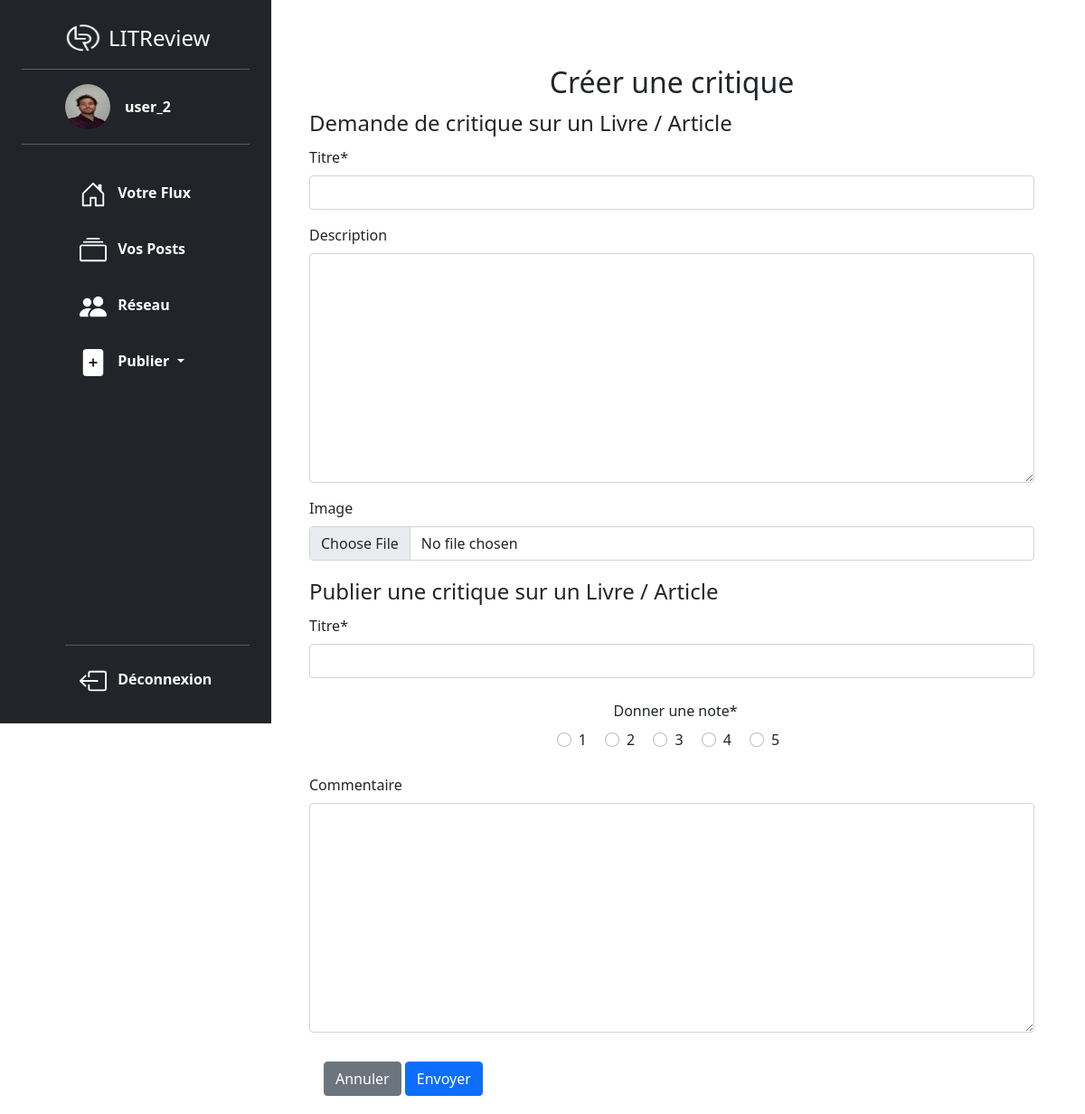
Page /post/review/create/ (signed in) on the committed database.
### authentication/models.py (models this page shows, shortened)
class User(AbstractUser):
    SUBSCRIBER = "SUBSCRIBER"
    profil_photo = models.ImageField(verbose_name="Photo de profil")
    following = models.ManyToManyField(
        "self",
        through=UserFollows,
        symmetrical=False,
        related_name="followers",
    )

### post/views.py (the view, shortened to what this page needs)
# urls.py: path("review/create/", views.create_review, name="create_review"),
@login_required
def create_review(request):
    ticket_form = forms.TicketForm()
    photo_form = forms.PhotoForm()
    review_form = forms.ReviewForm()
    my_forms = [ticket_form, photo_form, review_form]
    context = {"forms": my_forms}
    return render(request, "post/create_review.html", context=context)

### post/templates/post/create_review.html (shortened to what this page needs)
{% extends 'base.html' %}
{% load crispy_forms_tags %}
{% block content %}
<div class="container" style="max-width:850px">
    <form method="post" enctype="multipart/form-data">
        <h2 class="text-center">Créer une critique</h2>
        {% for form in forms %}
            {% crispy form %}
        {% endfor %}
        <div class="m-3">
            <a class="btn btn-secondary" href="{% url 'home' %}" role="button">Annuler</a>
            <button class="btn btn-primary" type="submit">Envoyer</button>
        </div>
    </form>
</div>
{% endblock content %}

### templates/partials/sidebar.html (shortened to what this page needs)
{% load static %}
{% if user.is_authenticated %}
  <div class="d-flex flex-column flex-shrink-0 p-4 text-white bg-dark vh-100 position-fixed w-25">
    <a href="/" class="d-flex align-items-center mb-3 mb-md-0 me-md-auto  text-white text-decoration-none ps-md-2 ps-xl-5">
      <img src="{% static 'images/logo_litreview.png'%}" class="bi me-2" width="40" height="32">
      <span class="fs-4">LITReview</span>
    </a>
    <div class="profil">
      <a href="{% url 'profile_view'%}" class="d-flex align-items-center text-white text-decoration-none ps-md-0 ps-xl-5" >
        {% if user.profil_photo %}
        <img src="{{ user.profil_photo.url }}" alt="{{user.username}}" width="50" height="50" class="rounded-circle me-3">
        {% else %}
        <img src="{% static 'images/default_profile.png'%}" alt="{{user.username}}" width="50" height="50" class="rounded-circle me-2">
        {% endif %}
        <strong>{{user.username}}</strong>
      </a>
    </div>
    <ul class="nav nav-pills flex-column mb-auto ps-md-0 ps-xl-5 h-100">
      <li class="nav-item pt-3">
        <a href="{% url 'home' %}" class="nav-link text-white" aria-current="page">
          <svg class="bi me-2 " width="30" height="30" fill="white"><use xlink:href="#home"></use></svg>
          <strong>Votre Flux</strong>
        </a>
      </li>
      <li class="nav-item pt-3">
        <a href="{% url 'view_user_posts'%}" class="nav-link text-white">
          <svg class="bi me-2" width="30" height="30" fill="white"><use xlink:href="#collection"></use></svg>
          <strong>Vos Posts</strong>
        </a>
      </li>
      <li class="nav-item pt-3">
        <a href="{% url 'follower_page' %}" class="nav-link text-white">
          <svg class="bi me-2" width="30" height="30" fill="white"><use xlink:href="#people-fill"></use></svg>
          <strong>Réseau</strong>
        </a>
      </li>
      <li class="nav-item pt-3 dropdown">
        <a href="#" class="nav-link text-white dropdown-toggle" id="dropdownUser1" data-bs-toggle="dropdown" aria-expanded="false">
          <svg class="bi me-2" width="30" height="30" fill="white"><use xlink:href="#file-plus-fill"></use></svg>
          <strong>Publier</strong>
        </a>
      </li>
      <li class="mt-auto">
        <hr>
        <a href="{% url 'account_logout' %}" class="nav-link text-white">
          <svg  class="bi bi-box-arrow-left me-2" width="30" height="30" fill="white"><use xlink:href="#box-arrow-left"></use>
          </svg>
          <strong>Déconnexion</strong>
        </a>
      </li>
    </ul>
  </div>
{% endif %}

### rows in the picture
User: profil_photo (picture), username "user_2"
